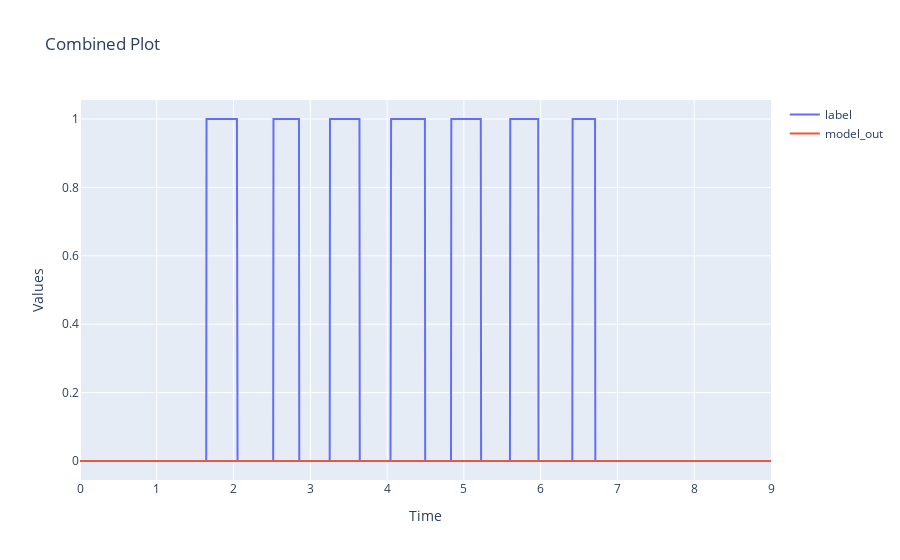

The notebook cell saved with this chart:
### Code cell
import plotly.graph_objs as go
# Scale the labels
scale = 2

# Create traces for the first dataset
traces = []
traces.append(go.Scatter(x=testing_data['time'], y=testing_data['label'], mode='lines', name='label'))
traces.append(go.Scatter(x=testing_data['time'], y=testing_data['model_out'], mode='lines', name='model_out'))

# Create the layout
layout = go.Layout(
    title='Combined Plot',
    xaxis=dict(title='Time'),
    yaxis=dict(title='Values'),
    showlegend=True
)

# Create the figure and plot it
fig = go.Figure(data=traces, layout=layout)
fig.show()
# calculate latency per contact event
detection_delays = []
true_label_index = testing_data.label[testing_data.label.diff()>0.8].index
no_contact_start_index = testing_data.label[testing_data.label.diff()<-0.8].index
no_contact_start_index = no_contact_start_index[no_contact_start_index>true_label_index[0]]

predicted_label_index = testing_data.model_out[testing_data.model_out.diff()>0.8].index

true_positive= np.zeros_like(true_label_index)
counter = 0
for i , end_i in zip(true_label_index, no_contact_start_index):
    state = False
    for j in range(end_i-i): 
        #if testing_data.model_out[i+j]:
        if (i+j) in predicted_label_index:
            detection_delays.append(testing_data.time[i+j]-testing_data.time[i])
            true_positive[counter]=1
            counter = counter +1
            state=True
            break
    if not state:
        true_positive[counter]=0
        counter = counter +1


print('Single contact analysis')
print(f'Correctly detected contacts(TP): {np.sum(true_positive)},   contact labels: {len(true_label_index)}, percision: {np.sum(true_positive)/len(true_label_index)} ')
print(f'Effective Detection delay (less than 250 ms): {np.sum(detection_delays)/len(detection_delays):.3f} seconds')
%matplotlib inline
plt.hist(detection_delays, bins=20)
plt.show()
plt.boxplot(detection_delays)

### Figure 1 — Plotly figure (JSON) as saved in the notebook; plotly's stock layout.template omitted (floating-point values rounded to 4 significant figures; data arrays with more than 128 entries replaced by an {"elided": "..."} marker saying what was removed)
{"data": [{"mode": "lines", "name": "label", "type": "scatter", "x": {"elided": "1801 float values"}, "y": {"elided": "1801 int values"}}, {"mode": "lines", "name": "model_out", "type": "scatter", "x": {"elided": "1801 float values"}, "y": {"elided": "1801 int values"}}], "layout": {"showlegend": true, "title": {"text": "Combined Plot"}, "xaxis": {"title": {"text": "Time"}}, "yaxis": {"title": {"text": "Values"}}}}
